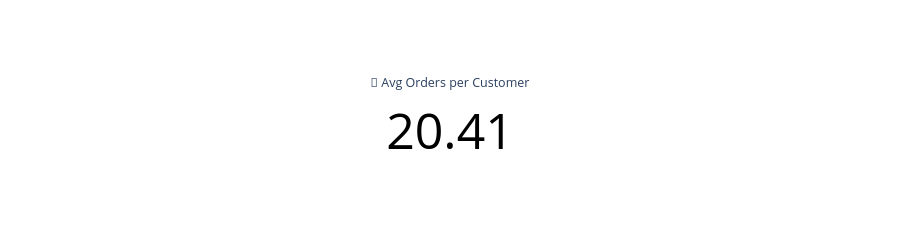

Here is the notebook cell this chart was saved with:
### Code cell
# 2. Customer Behavior Analysis:  

# Average number of orders per customer: 
df = run(""" select round(avg(Total_orders),2) as avg_orders_per_customer 
         from (
         select customer_id, 
         count(order_id) as Total_orders from orders_clean
         group by customer_id 
         )t""")

import plotly.graph_objects as go

avg_orders = df['avg_orders_per_customer'][0]

fig = go.Figure(go.Indicator(
    
    mode = "number",
    
    value = avg_orders,
    
    title = {"text": "🛒 Avg Orders per Customer"},
    
    number = {
        "font": {"size": 50, "color": "black"},
        "valueformat": ".2f"
    }
))

fig.update_layout(height=200)

fig.show()

### Figure 1 — Plotly figure (JSON) as saved in the notebook; plotly's stock layout.template omitted (floating-point values rounded to 4 significant figures)
{"data": [{"mode": "number", "number": {"font": {"color": "black", "size": 50}, "valueformat": ".2f"}, "title": {"text": "🛒 Avg Orders per Customer"}, "type": "indicator", "value": 20.41}], "layout": {"height": 200}}
